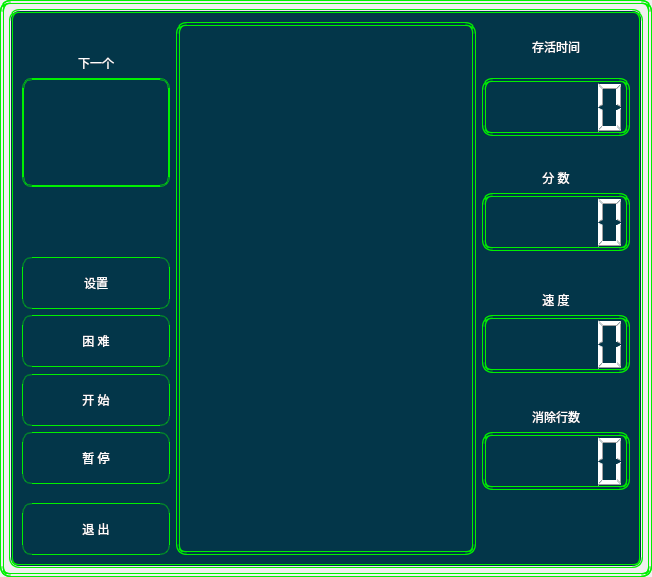
<?xml version="1.0" encoding="UTF-8"?>
<ui version="4.0">
 <class>MainWindow</class>
 <widget class="QMainWindow" name="MainWindow">
  <property name="geometry">
   <rect>
    <x>0</x>
    <y>0</y>
    <width>652</width>
    <height>577</height>
   </rect>
  </property>
  <property name="windowTitle">
   <string>俄罗斯方块</string>
  </property>
  <property name="windowIcon">
   <iconset resource="res.qrc">
    <normaloff>:/image/tetrisIcon.png</normaloff>:/image/tetrisIcon.png</iconset>
  </property>
  <property name="styleSheet">
   <string notr="true">*{
	border-style:double;
	border-color: rgb(0, 240, 0);
	border-width:4px;
	color: rgb(255, 255, 255);
	border-radius:10px;
	font: 700 16pt &quot;Microsoft YaHei UI&quot;;
	pading:4px;
	min-height:50px;
}

QFrame#frameBg{
	background-color: rgb(3, 54, 73);
}

QLabel{
	border-width:0px;
}

QLabel#labelNextPiece{
	border-width:2px;
}

QFrame#frameTetrisBoard{
	border-image: url(:/image/NWAFU_bg.png);
	pading:0px;
}

QPushButton{
	border-width:1px;
	font: 14pt &quot;Microsoft YaHei UI&quot;;
}
QPushButton:hover{
	font: 16pt &quot;Microsoft YaHei UI&quot;;
}
QPushButton:pressed{
	padding-left:6px;
	pading-top:6px;
	font: 14pt &quot;Microsoft YaHei UI&quot;;
}</string>
  </property>
  <widget class="QWidget" name="centralwidget">
   <layout class="QVBoxLayout" name="verticalLayout">
    <item>
     <widget class="QFrame" name="frameBg">
      <property name="frameShape">
       <enum>QFrame::StyledPanel</enum>
      </property>
      <property name="frameShadow">
       <enum>QFrame::Raised</enum>
      </property>
      <layout class="QGridLayout" name="gridLayout">
       <item row="1" column="2">
        <widget class="QLCDNumber" name="lcdTime"/>
       </item>
       <item row="8" column="2">
        <widget class="QLCDNumber" name="lcdRemoved"/>
       </item>
       <item row="11" column="0">
        <widget class="QPushButton" name="pbExit">
         <property name="text">
          <string>退 出</string>
         </property>
        </widget>
       </item>
       <item row="2" column="2">
        <widget class="QLabel" name="label_2">
         <property name="text">
          <string>分 数</string>
         </property>
         <property name="alignment">
          <set>Qt::AlignBottom|Qt::AlignHCenter</set>
         </property>
        </widget>
       </item>
       <item row="0" column="1" rowspan="12">
        <widget class="CBoard" name="frameTetrisBoard">
         <property name="minimumSize">
          <size>
           <width>300</width>
           <height>58</height>
          </size>
         </property>
         <property name="autoFillBackground">
          <bool>false</bool>
         </property>
         <property name="frameShape">
          <enum>QFrame::StyledPanel</enum>
         </property>
         <property name="frameShadow">
          <enum>QFrame::Raised</enum>
         </property>
         <widget class="QLabel" name="Contents">
          <property name="geometry">
           <rect>
            <x>90</x>
            <y>220</y>
            <width>141</width>
            <height>50</height>
           </rect>
          </property>
          <property name="styleSheet">
           <string notr="true">*
{
  color:rgb(170, 0, 0);
}</string>
          </property>
          <property name="text">
           <string/>
          </property>
          <property name="alignment">
           <set>Qt::AlignCenter</set>
          </property>
         </widget>
        </widget>
       </item>
       <item row="5" column="2">
        <widget class="QLabel" name="label_3">
         <property name="text">
          <string>速 度</string>
         </property>
         <property name="alignment">
          <set>Qt::AlignBottom|Qt::AlignHCenter</set>
         </property>
        </widget>
       </item>
       <item row="0" column="2">
        <widget class="QLabel" name="label_5">
         <property name="text">
          <string>存活时间</string>
         </property>
         <property name="scaledContents">
          <bool>true</bool>
         </property>
         <property name="alignment">
          <set>Qt::AlignCenter</set>
         </property>
        </widget>
       </item>
       <item row="1" column="0" rowspan="2">
        <widget class="QLabel" name="labelNextPiece">
         <property name="text">
          <string/>
         </property>
         <property name="alignment">
          <set>Qt::AlignCenter</set>
         </property>
        </widget>
       </item>
       <item row="7" column="0">
        <widget class="QPushButton" name="pbStart">
         <property name="text">
          <string>开 始</string>
         </property>
        </widget>
       </item>
       <item row="3" column="2">
        <widget class="QLCDNumber" name="lcdScore">
         <property name="autoFillBackground">
          <bool>false</bool>
         </property>
        </widget>
       </item>
       <item row="8" column="0">
        <widget class="QPushButton" name="pbPause">
         <property name="text">
          <string>暂 停</string>
         </property>
        </widget>
       </item>
       <item row="6" column="2">
        <widget class="QLCDNumber" name="lcdLevel"/>
       </item>
       <item row="7" column="2">
        <widget class="QLabel" name="label_4">
         <property name="text">
          <string>消除行数</string>
         </property>
         <property name="alignment">
          <set>Qt::AlignBottom|Qt::AlignHCenter</set>
         </property>
        </widget>
       </item>
       <item row="0" column="0">
        <widget class="QLabel" name="label">
         <property name="text">
          <string>下一个</string>
         </property>
         <property name="alignment">
          <set>Qt::AlignBottom|Qt::AlignHCenter</set>
         </property>
        </widget>
       </item>
       <item row="5" column="0">
        <widget class="QPushButton" name="pbSet">
         <property name="text">
          <string>设置</string>
         </property>
        </widget>
       </item>
       <item row="6" column="0">
        <widget class="QPushButton" name="level">
         <property name="text">
          <string>困 难</string>
         </property>
        </widget>
       </item>
      </layout>
     </widget>
    </item>
   </layout>
  </widget>
 </widget>
 <customwidgets>
  <customwidget>
   <class>CBoard</class>
   <extends>QFrame</extends>
   <header location="global">cboard.h</header>
   <container>1</container>
  </customwidget>
 </customwidgets>
 <resources>
  <include location="res.qrc"/>
 </resources>
 <connections>
  <connection>
   <sender>pbExit</sender>
   <signal>clicked()</signal>
   <receiver>MainWindow</receiver>
   <slot>close()</slot>
   <hints>
    <hint type="sourcelabel">
     <x>90</x>
     <y>503</y>
    </hint>
    <hint type="destinationlabel">
     <x>315</x>
     <y>270</y>
    </hint>
   </hints>
  </connection>
 </connections>
</ui>
